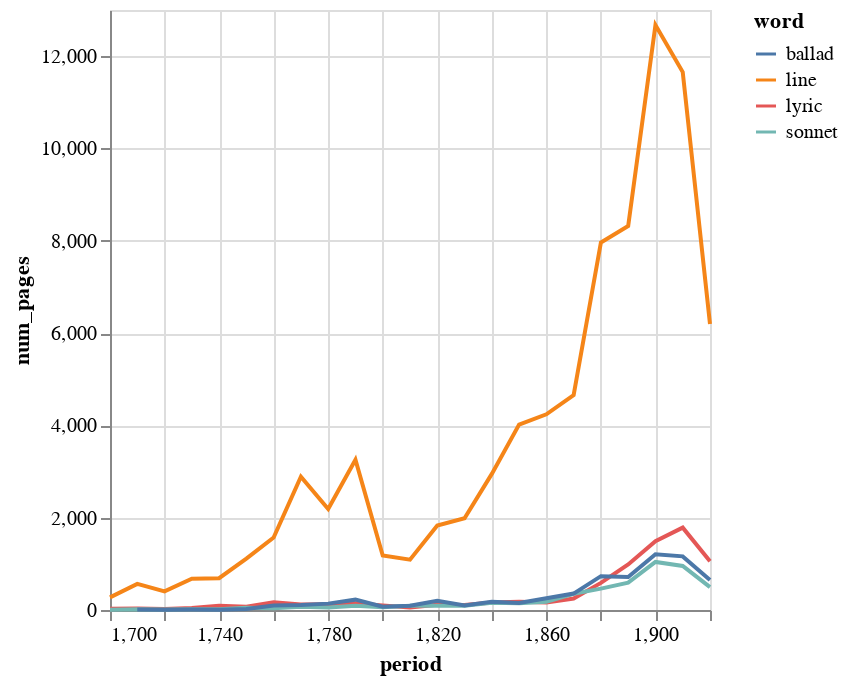

Source (notebook cell):
### Code cell
fig3a=alt.Chart(dfprd).mark_line().encode(
    x='period:Q',
    y='num_pages:Q',
    color='word:N',
)

### Figure 1 — Vega-Lite specification as saved in the notebook (floating-point values rounded to 4 significant figures)
{"config": {"view": {"continuousWidth": 300, "continuousHeight": 300}}, "data": {"name": "data-17a073a97eb8982a7021ce45827a892e"}, "mark": {"type": "line"}, "encoding": {"color": {"field": "word", "type": "nominal"}, "x": {"field": "period", "type": "quantitative"}, "y": {"field": "num_pages", "type": "quantitative"}}, "$schema": "https://vega.github.io/schema/vega-lite/v5.16.3.json", "datasets": {"data-17a073a97eb8982a7021ce45827a892e": [{"period": 1700.0, "word": "line", "num_pages": 274, "num_pages_rel": 15.16}, {"period": 1700.0, "word": "lyric", "num_pages": 28, "num_pages_rel": 1.55}, {"period": 1700.0, "word": "sonnet", "num_pages": 6, "num_pages_rel": 0.332}, {"period": 1710.0, "word": "ballad", "num_pages": 11, "num_pages_rel": 0.3434}, {"period": 1710.0, "word": "line", "num_pages": 565, "num_pages_rel": 17.64}, {"period": 1710.0, "word": "lyric", "num_pages": 30, "num_pages_rel": 0.9366}, {"period": 1710.0, "word": "sonnet", "num_pages": 15, "num_pages_rel": 0.4683}, {"period": 1720.0, "word": "ballad", "num_pages": 8, "num_pages_rel": 0.2573}, {"period": 1720.0, "word": "line", "num_pages": 404, "num_pages_rel": 12.99}, {"period": 1720.0, "word": "lyric", "num_pages": 22, "num_pages_rel": 0.7076}, {"period": 1720.0, "word": "sonnet", "num_pages": 10, "num_pages_rel": 0.3216}, {"period": 1730.0, "word": "ballad", "num_pages": 9, "num_pages_rel": 0.234}, {"period": 1730.0, "word": "line", "num_pages": 677, "num_pages_rel": 17.6}, {"period": 1730.0, "word": "lyric", "num_pages": 42, "num_pages_rel": 1.092}, {"period": 1730.0, "word": "sonnet", "num_pages": 15, "num_pages_rel": 0.39}, {"period": 1740.0, "word": "ballad", "num_pages": 7, "num_pages_rel": 0.1729}, {"period": 1740.0, "word": "line", "num_pages": 688, "num_pages_rel": 16.99}, {"period": 1740.0, "word": "lyric", "num_pages": 93, "num_pages_rel": 2.297}, {"period": 1740.0, "word": "sonnet", "num_pages": 17, "num_pages_rel": 0.4199}, {"period": 1750.0, "word": "ballad", "num_pages": 23, "num_pages_rel": 0.347}, {"period": 1750.0, "word": "line", "num_pages": 1113, "num_pages_rel": 16.79}, {"period": 1750.0, "word": "lyric", "num_pages": 71, "num_pages_rel": 1.071}, {"period": 1750.0, "word": "sonnet", "num_pages": 49, "num_pages_rel": 0.7393}, {"period": 1760.0, "word": "ballad", "num_pages": 98, "num_pages_rel": 0.9426}, {"period": 1760.0, "word": "line", "num_pages": 1569, "num_pages_rel": 15.09}, {"period": 1760.0, "word": "lyric", "num_pages": 170, "num_pages_rel": 1.635}, {"period": 1760.0, "word": "sonnet", "num_pages": 38, "num_pages_rel": 0.3655}, {"period": 1770.0, "word": "ballad", "num_pages": 110, "num_pages_rel": 0.5614}, {"period": 1770.0, "word": "line", "num_pages": 2886, "num_pages_rel": 14.73}, {"period": 1770.0, "word": "lyric", "num_pages": 118, "num_pages_rel": 0.6023}, {"period": 1770.0, "word": "sonnet", "num_pages": 70, "num_pages_rel": 0.3573}, {"period": 1780.0, "word": "ballad", "num_pages": 138, "num_pages_rel": 1.057}, {"period": 1780.0, "word": "line", "num_pages": 2187, "num_pages_rel": 16.75}, {"period": 1780.0, "word": "lyric", "num_pages": 127, "num_pages_rel": 0.9727}, {"period": 1780.0, "word": "sonnet", "num_pages": 54, "num_pages_rel": 0.4136}, {"period": 1790.0, "word": "ballad", "num_pages": 224, "num_pages_rel": 1.182}, {"period": 1790.0, "word": "line", "num_pages": 3254, "num_pages_rel": 17.17}, {"period": 1790.0, "word": "lyric", "num_pages": 145, "num_pages_rel": 0.7652}, {"period": 1790.0, "word": "sonnet", "num_pages": 94, "num_pages_rel": 0.4961}, {"period": 1800.0, "word": "ballad", "num_pages": 72, "num_pages_rel": 0.9831}, {"period": 1800.0, "word": "line", "num_pages": 1181, "num_pages_rel": 16.13}, {"period": 1800.0, "word": "lyric", "num_pages": 96, "num_pages_rel": 1.311}, {"period": 1800.0, "word": "sonnet", "num_pages": 57, "num_pages_rel": 0.7783}, {"period": 1810.0, "word": "ballad", "num_pages": 92, "num_pages_rel": 1.331}, {"period": 1810.0, "word": "line", "num_pages": 1090, "num_pages_rel": 15.77}, {"period": 1810.0, "word": "lyric", "num_pages": 56, "num_pages_rel": 0.81}, {"period": 1810.0, "word": "sonnet", "num_pages": 93, "num_pages_rel": 1.345}, {"period": 1820.0, "word": "ballad", "num_pages": 201, "num_pages_rel": 2.202}, {"period": 1820.0, "word": "line", "num_pages": 1829, "num_pages_rel": 20.04}, {"period": 1820.0, "word": "lyric", "num_pages": 113, "num_pages_rel": 1.238}, {"period": 1820.0, "word": "sonnet", "num_pages": 92, "num_pages_rel": 1.008}, {"period": 1830.0, "word": "ballad", "num_pages": 96, "num_pages_rel": 0.8625}, {"period": 1830.0, "word": "line", "num_pages": 1987, "num_pages_rel": 17.85}, {"period": 1830.0, "word": "lyric", "num_pages": 109, "num_pages_rel": 0.9793}, {"period": 1830.0, "word": "sonnet", "num_pages": 90, "num_pages_rel": 0.8086}, {"period": 1840.0, "word": "ballad", "num_pages": 179, "num_pages_rel": 1.154}, {"period": 1840.0, "word": "line", "num_pages": 2949, "num_pages_rel": 19.01}, {"period": 1840.0, "word": "lyric", "num_pages": 161, "num_pages_rel": 1.038}, {"period": 1840.0, "word": "sonnet", "num_pages": 157, "num_pages_rel": 1.012}, {"period": 1850.0, "word": "ballad", "num_pages": 150, "num_pages_rel": 0.7606}, {"period": 1850.0, "word": "line", "num_pages": 4018, "num_pages_rel": 20.37}, {"period": 1850.0, "word": "lyric", "num_pages": 178, "num_pages_rel": 0.9025}, {"period": 1850.0, "word": "sonnet", "num_pages": 146, "num_pages_rel": 0.7403}, {"period": 1860.0, "word": "ballad", "num_pages": 256, "num_pages_rel": 1.209}, {"period": 1860.0, "word": "line", "num_pages": 4241, "num_pages_rel": 20.02}, {"period": 1860.0, "word": "lyric", "num_pages": 160, "num_pages_rel": 0.7553}, {"period": 1860.0, "word": "sonnet", "num_pages": 178, "num_pages_rel": 0.8403}, {"period": 1870.0, "word": "ballad", "num_pages": 356, "num_pages_rel": 1.53}, {"period": 1870.0, "word": "line", "num_pages": 4658, "num_pages_rel": 20.02}, {"period": 1870.0, "word": "lyric", "num_pages": 248, "num_pages_rel": 1.066}, {"period": 1870.0, "word": "sonnet", "num_pages": 353, "num_pages_rel": 1.517}, {"period": 1880.0, "word": "ballad", "num_pages": 733, "num_pages_rel": 2.072}, {"period": 1880.0, "word": "line", "num_pages": 7963, "num_pages_rel": 22.51}, {"period": 1880.0, "word": "lyric", "num_pages": 588, "num_pages_rel": 1.662}, {"period": 1880.0, "word": "sonnet", "num_pages": 463, "num_pages_rel": 1.309}, {"period": 1890.0, "word": "ballad", "num_pages": 714, "num_pages_rel": 1.838}, {"period": 1890.0, "word": "line", "num_pages": 8321, "num_pages_rel": 21.42}, {"period": 1890.0, "word": "lyric", "num_pages": 986, "num_pages_rel": 2.538}, {"period": 1890.0, "word": "sonnet", "num_pages": 592, "num_pages_rel": 1.524}, {"period": 1900.0, "word": "ballad", "num_pages": 1208, "num_pages_rel": 2.249}, {"period": 1900.0, "word": "line", "num_pages": 12675, "num_pages_rel": 23.6}, {"period": 1900.0, "word": "lyric", "num_pages": 1490, "num_pages_rel": 2.774}, {"period": 1900.0, "word": "sonnet", "num_pages": 1041, "num_pages_rel": 1.938}, {"period": 1910.0, "word": "ballad", "num_pages": 1162, "num_pages_rel": 2.254}, {"period": 1910.0, "word": "line", "num_pages": 11655, "num_pages_rel": 22.61}, {"period": 1910.0, "word": "lyric", "num_pages": 1785, "num_pages_rel": 3.463}, {"period": 1910.0, "word": "sonnet", "num_pages": 955, "num_pages_rel": 1.853}, {"period": 1920.0, "word": "ballad", "num_pages": 652, "num_pages_rel": 2.92}, {"period": 1920.0, "word": "line", "num_pages": 6196, "num_pages_rel": 27.75}, {"period": 1920.0, "word": "lyric", "num_pages": 1057, "num_pages_rel": 4.733}, {"period": 1920.0, "word": "sonnet", "num_pages": 494, "num_pages_rel": 2.212}]}}
